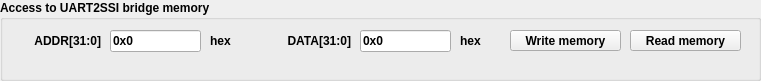
    <widget class="QGroupBox" name="groupBox_7">
     <property name="geometry">
      <rect>
       <x>10</x>
       <y>770</y>
       <width>761</width>
       <height>81</height>
      </rect>
     </property>
     <property name="minimumSize">
      <size>
       <width>0</width>
       <height>50</height>
      </size>
     </property>
     <property name="font">
      <font>
       <weight>75</weight>
       <bold>true</bold>
      </font>
     </property>
     <property name="title">
      <string>Access to UART2SSI bridge memory</string>
     </property>
     <widget class="QLabel" name="label_138">
      <property name="geometry">
       <rect>
        <x>210</x>
        <y>30</y>
        <width>31</width>
        <height>21</height>
       </rect>
      </property>
      <property name="text">
       <string>hex</string>
      </property>
     </widget>
     <widget class="CustomControls::LineEdit" name="lineEdit_22">
      <property name="geometry">
       <rect>
        <x>110</x>
        <y>30</y>
        <width>91</width>
        <height>22</height>
       </rect>
      </property>
      <property name="accessibleName">
       <string>SSIADDRMEM[31:0]</string>
      </property>
      <property name="text">
       <string>0x0</string>
      </property>
     </widget>
     <widget class="QLabel" name="label_139">
      <property name="geometry">
       <rect>
        <x>260</x>
        <y>30</y>
        <width>91</width>
        <height>21</height>
       </rect>
      </property>
      <property name="text">
       <string>DATA[31:0]</string>
      </property>
      <property name="alignment">
       <set>Qt::AlignRight|Qt::AlignTrailing|Qt::AlignVCenter</set>
      </property>
     </widget>
     <widget class="QLabel" name="label_140">
      <property name="geometry">
       <rect>
        <x>10</x>
        <y>30</y>
        <width>91</width>
        <height>21</height>
       </rect>
      </property>
      <property name="text">
       <string>ADDR[31:0]</string>
      </property>
      <property name="alignment">
       <set>Qt::AlignRight|Qt::AlignTrailing|Qt::AlignVCenter</set>
      </property>
     </widget>
     <widget class="CustomControls::PushButton" name="pushButton_26">
      <property name="geometry">
       <rect>
        <x>630</x>
        <y>30</y>
        <width>111</width>
        <height>21</height>
       </rect>
      </property>
      <property name="accessibleName">
       <string>ReadREGX(SSIADDRMEM)</string>
      </property>
      <property name="text">
       <string>Read memory</string>
      </property>
     </widget>
     <widget class="CustomControls::LineEdit" name="lineEdit_46">
      <property name="geometry">
       <rect>
        <x>360</x>
        <y>30</y>
        <width>91</width>
        <height>22</height>
       </rect>
      </property>
      <property name="accessibleName">
       <string>SSIREGADDRMEM[31:0]</string>
      </property>
      <property name="text">
       <string>0x0</string>
      </property>
     </widget>
     <widget class="CustomControls::PushButton" name="pushButton_27">
      <property name="geometry">
       <rect>
        <x>510</x>
        <y>30</y>
        <width>111</width>
        <height>21</height>
       </rect>
      </property>
      <property name="accessibleName">
       <string>WriteREGX(SSIADDRMEM)</string>
      </property>
      <property name="text">
       <string>Write memory</string>
      </property>
     </widget>
     <widget class="QLabel" name="label_141">
      <property name="geometry">
       <rect>
        <x>460</x>
        <y>30</y>
        <width>31</width>
        <height>21</height>
       </rect>
      </property>
      <property name="text">
       <string>hex</string>
      </property>
     </widget>
    </widget>
